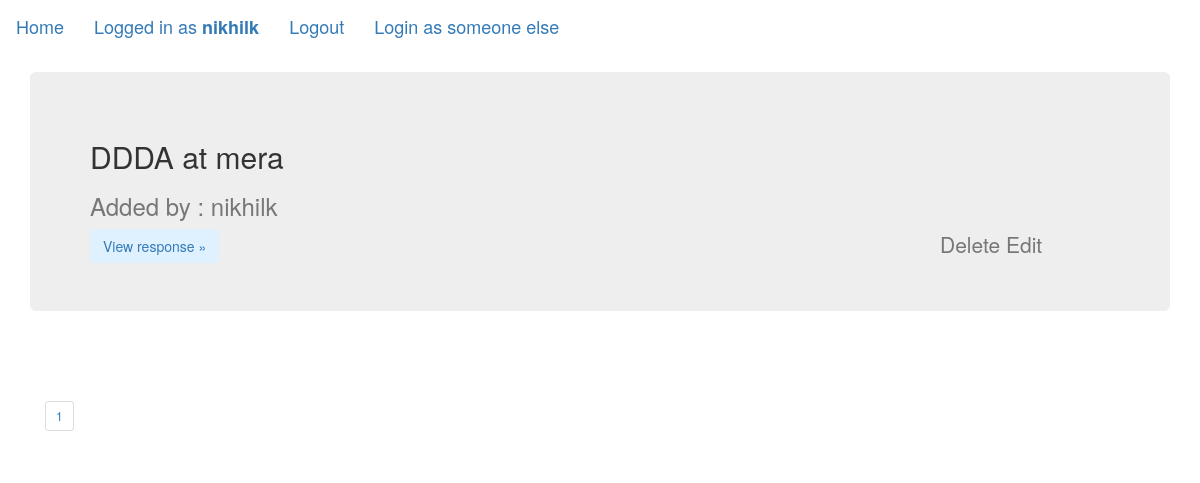
Screenshot of /allResponses/ (signed in) with the database file from the repository.
### responseForum/models.py (models this page shows, shortened)
class InterviewResponse(models.Model):
    company = models.ForeignKey(Company,on_delete=models.CASCADE)
    profile = models.CharField(max_length=200)
    name = models.ForeignKey(User,on_delete=models.CASCADE)
    rounds = models.IntegerField(blank=True, null=True)
    questions = models.CharField(max_length=1000000)
    review = models.CharField(max_length=1000000)
    offer = models.IntegerField(blank=True, null=True)
    rating = models.IntegerField(blank=True, null=True)
    timestamp = models.DateTimeField(default=timezone.now)
    likes=models.IntegerField(default=0)

class Company(models.Model):
    name = models.CharField(max_length=50)
    def __str__(self):
        return str(self.name)

### responseForum/views.py (the view)
# urls.py: path('allResponses/', views.allResponses, name='all_responses'),
def allResponses(request):
    responses = InterviewResponse.objects.order_by('-timestamp')
    paginator = Paginator(responses, 10)
    page = request.GET.get('page')
    responses = paginator.get_page(page)
    return render(request, 'responseForum/responseList.html', {'responses': responses })

### responseForum/templates/responseForum/responseList.html (shortened to what this page needs)
{% block content%}
<!DOCTYPE html>
<html lang="en">
<head>
    <link rel="stylesheet" href="https://maxcdn.bootstrapcdn.com/bootstrap/3.4.1/css/bootstrap.min.css">
</head>
<body>
  <nav class="navbar navbar-expand-md navbar-dark fixed-top bg-dark">
    {% if not user.is_authenticated %}
    <a class="navbar-brand" href=" {% url 'index'  %} ">Home</a>
    <a class="navbar-brand" href=" {% url 'login'  %}">Login</a>
    <a class="navbar-brand" href=" {% url 'register'  %}">Signup</a>
    {% else %}
    <a class="navbar-brand" href=" {% url 'index'  %} ">Home</a>
    <a class="navbar-brand">Logged in as <strong>{{ user.get_username }}</strong> </a>
    <a class="navbar-brand" href=" {% url 'logout'  %} ">Logout</a>
    <a class="navbar-brand" href=" {% url 'login'  %} ">Login as someone else</a>
    {% endif %}
  </nav>
  {% for response in responses%}
  <main role="main" class="container">
    <div class="jumbotron">
      <h2>{{ response.profile }} at {{ response.company }}</h2>
      <h3 class = "text-muted">Added by : {{ response.name }} </h3>
      <a class="btn btn-outline-primary" style="background-color: rgb(223, 240, 255);"" href="{% url 'view_response' response.id %}" role="button">View response &raquo;</a>
      <div class="col-lg-0 col-sm-2" style="float:right;">
        <div class="row align-middle justify-content-center d-flex p-2">
          {% if response.name.pk == user.pk %}
            <p class="small" style="vertical-align: middle;">
            <a href="{% url 'delete_response' response.id %}" class="text-muted">Delete</a>
            <a href="{% url 'update_response' response.id %}" class="text-muted">Edit</a>
          </p>
          {% endif %}
        </div>
      </div>
    </div>
    <br><br>
  {% endfor %}
  <div class="container">
    <nav aria-label="Page navigation list-group-item list-group-item-action">
    <ul class="pagination pagination-sm mt-5">
      <li class="page-item"><a class="page-link bg-light text-primary border-primary" href="?page={{ responses.number }}">1</a></li>
        </ul>
      </nav>
    </div>
</body>
</html>
{% endblock %}

### rows the page displays
InterviewResponse: profile "DDDA", company "mera", name "nikhilk", shows "Delete"

### other values shown
{{ user.get_username }} "nikhilk"
